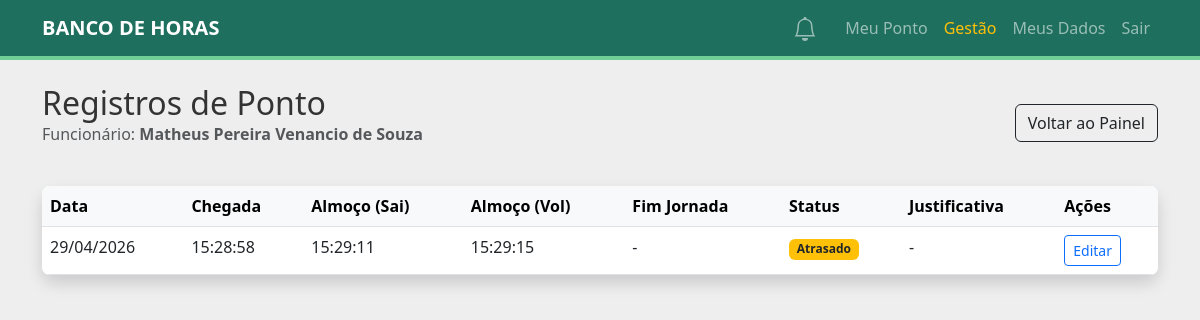
The page /manager/view-logs/3 (signed in) on the database its author committed.
### src/domain/model.py (models this page shows, shortened)
class User:
    @property
    def is_profile_complete(self) -> bool:
        return self.profile.is_complete()
    @property
    def unread_notifications_count(self) -> int:
        return sum(1 for n in self.notifications if not n.is_read)

@dataclass
class DailyPonto:
    user_id: int
    entry_date: date
    arrival: Optional[time] = None
    lunch_start: Optional[time] = None
    lunch_end: Optional[time] = None
    departure: Optional[time] = None
    location_data: str = "" # Formato: "Chegada: ... | Almoço: ..."
    status: PontoStatus = PontoStatus.ON_TIME
    justification: Optional[str] = None
    ponto_id: Optional[int] = None
    arrival_late: bool = False
    lunch_start_late: bool = False
    lunch_end_late: bool = False
    departure_early: bool = False

### src/entrypoints/flask_app.py (the view)
@app.route("/manager/view-logs/<int:employee_id>")
@login_required
def view_employee_logs(employee_id):
    if current_user.role not in ["manager", "admin"]:
        flash("Acesso não autorizado.", "danger")
        return redirect(url_for("dashboard"))
    uow = SqlAlchemyUnitOfWork()
    with uow:
        employee = uow.users.get_user_by_id(employee_id)
        if not employee:
            flash("Funcionário não encontrado.", "danger")
            return redirect(url_for("dashboard"))
        recent_entries = sorted(employee.time_entries, key=lambda x: x.entry_date, reverse=True)
        return render_template("view_employee_logs.html", employee=employee, recent_entries=recent_entries)

### src/adapters/repository.py (called while the page is built)
    def get_user_by_id(self, user_id: int) -> Optional[User]:
        return self.session.query(User).filter_by(user_id=user_id).first()

### src/domain/model.py (called while the page is built)
    def is_complete(self) -> bool:
        return all([
            self.registration_number,
            self.cpf,
            self.department,
            self.position,
            self.secretariat,
            self.full_name
        ])

### src/entrypoints/flask_app.py (called while the page is built)
@login_manager.user_loader
def load_user(user_id):
    uow = SqlAlchemyUnitOfWork()
    with uow:
        user = uow.users.get_user_by_id(int(user_id))
        if user:
            return AuthenticatedUser(user)
    return None

@app.context_processor
def inject_notifications():
    if current_user.is_authenticated:
        uow = SqlAlchemyUnitOfWork()
        with uow:
            user = uow.users.get_user_by_id(current_user.id)
            if user:
                return {
                    "user_notifs": user.notifications[:20],
                    "user_notifs_count": user.unread_notifications_count
                }
    return {"user_notifs": [], "user_notifs_count": 0}

### src/service_layer/unit_of_work.py (called while the page is built)
    def __enter__(self):
        return self

    def __exit__(self, *args):
        self.rollback()

    def __enter__(self):
        if self._nested_count == 0:
            self.session: Session = self.session_factory()
            self.users = SqlAlchemyRepository(self.session)
        self._nested_count += 1
        return super().__enter__()

    def __exit__(self, *args):
        self._nested_count -= 1
        if self._nested_count == 0:
            super().__exit__(*args)
            self.session.close()
        else:
            pass

    def rollback(self):
        self.session.rollback()

### src/entrypoints/templates/view_employee_logs.html
{% extends "base.html" %}
{% block content %}
<div class="d-flex justify-content-between align-items-center mb-4">
    <div>
        <h2 class="mb-0">Registros de Ponto</h2>
        <p class="text-muted">Funcionário: <strong>{{ employee.profile.full_name or employee.email }}</strong></p>
    </div>
    <a href="{{ url_for('dashboard') }}" class="btn btn-outline-dark">Voltar ao Painel</a>
</div>
<div class="card shadow mb-4">
    <div class="card-body p-0">
        <div class="table-responsive">
            <table class="table table-hover mb-0">
                <thead class="table-light">
                    <tr>
                        <th>Data</th>
                        <th>Chegada</th>
                        <th>Almoço (Sai)</th>
                        <th>Almoço (Vol)</th>
                        <th>Fim Jornada</th>
                        <th>Status</th>
                        <th>Justificativa</th>
                        <th>Ações</th>
                    </tr>
                </thead>
                <tbody>
                    {% for p in recent_entries %}
                        <tr>
                            <td>{{ p.entry_date.strftime('%d/%m/%Y') }}</td>
                            <td>{{ p.arrival.strftime('%H:%M:%S') if p.arrival else '-' }}</td>
                            <td>{{ p.lunch_start.strftime('%H:%M:%S') if p.lunch_start else '-' }}</td>
                            <td>{{ p.lunch_end.strftime('%H:%M:%S') if p.lunch_end else '-' }}</td>
                            <td>{{ p.departure.strftime('%H:%M:%S') if p.departure else '-' }}</td>
                            <td>
                                {% if p.status.value == 'No Horário' %}
                                    <span class="badge bg-success">{{ p.status.value }}</span>
                                {% elif p.status.value == 'Atrasado' %}
                                    <span class="badge bg-warning text-dark">{{ p.status.value }}</span>
                                {% elif p.status.value == 'Faltante' %}
                                    <span class="badge bg-danger">{{ p.status.value }}</span>
                                {% elif p.status.value == 'Justificado' %}
                                    <span class="badge bg-info text-dark">{{ p.status.value }}</span>
                                {% else %}
                                    <span class="badge bg-secondary">{{ p.status.value }}</span>
                                {% endif %}
                            </td>
                            <td>
                                {% if p.justification %}
                                    <small class="text-muted" title="{{ p.justification }}">{{ p.justification }}</small>
                                {% else %}
                                    -
                                {% endif %}
                            </td>
                            <td>
                                <a href="{{ url_for('fix_ponto', employee_id=employee.user_id) }}?date={{ p.entry_date }}" class="btn btn-sm btn-outline-primary">Editar</a>
                            </td>
                        </tr>
                    {% else %}
                        <tr><td colspan="7" class="text-center py-4 text-muted">Nenhum registro encontrado.</td></tr>
                    {% endfor %}
                </tbody>
            </table>
        </div>
    </div>
</div>
{% endblock %}

### src/entrypoints/static/style.css (style rules this page uses)
:root { --bg-color: #EEEEEE; --primary-mint: #6FCF97; --secondary-teal: #2FA084; --dark-accent: #1F6F5F; --text-dark: #333333; --white: #ffffff; }
body { background-color: var(--bg-color); color: var(--text-dark); font-family: 'Segoe UI', Tahoma, Geneva, Verdana, sans-serif; }
.card { border: none; border-radius: 12px; background-color: var(--white); transition: transform 0.2s; }
.table { background-color: var(--white); border-radius: 8px; overflow: hidden; }

### rows shown on the page
User: profile "Matheus Pereira Venancio de Souza"
DailyPonto: entry_date "29/04/2026", arrival "15:28:58", lunch_start "15:29:11", lunch_end "15:29:15", departure "-", status.value "Atrasado"
